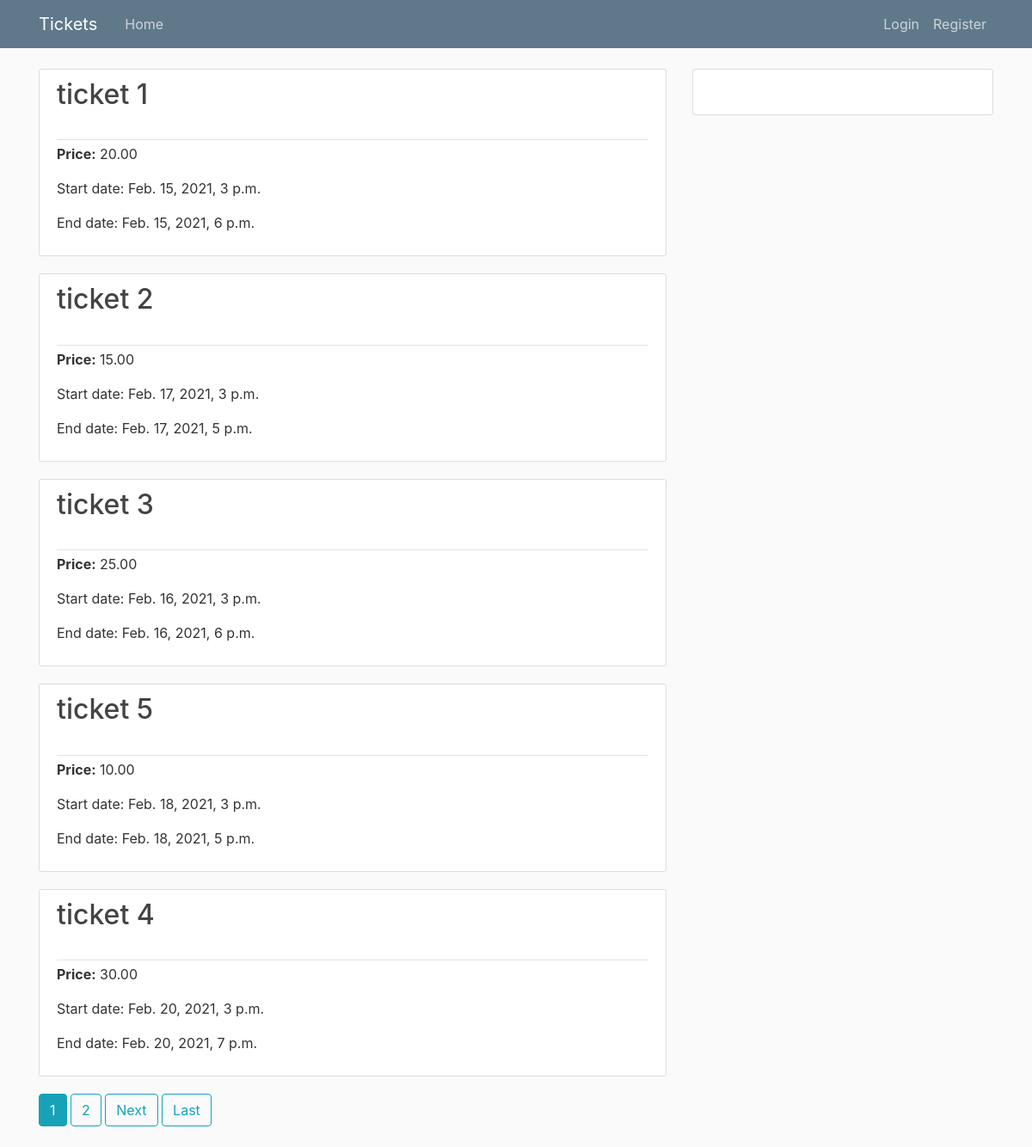
The page / on the database its author committed.
### tickets_app/models.py (models this page shows, shortened)
class Ticket(models.Model):
    name = models.CharField(max_length=100, verbose_name=_("Name"))
    price = models.DecimalField(max_digits=4, decimal_places=2, verbose_name=_('Price'))
    start_date = models.DateTimeField(verbose_name=_("Start Date"))
    end_date = models.DateTimeField(verbose_name=_("End date"))
    barcode = models.PositiveSmallIntegerField(verbose_name=_("Barcode"), unique=True)
    class Meta:
        verbose_name = _('Ticket')
        verbose_name_plural = _('tickets')

### tickets_app/views.py (the view)
# urls.py: path("", TicketsListView.as_view(), name="home"),
class TicketsListView(ListView):
    model = Ticket
    template_name = "tickets_app/home.html"
    context_object_name = "tickets"
    paginate_by = 5

### tickets_app/templates/tickets_app/home.html (shortened to what this page needs)
{% extends "tickets_app/base.html" %}
{% block content %}
  {% for ticket in tickets %}
  <article class="media content-section">
      <div class="media-body">
        <div class="article-metadata">
          <a class="mr-2" href="#"><h2>{{ ticket.name }}</h2></a>
        </div>
        <p><strong>Price:</strong> {{ ticket.price }}</p>
        <p>Start date: {{ ticket.start_date }}</p>
        <p>End date: {{ ticket.end_date }}</p>
      </div>
    </article>
  {% endfor %}
  {% if is_paginated %}
    {% for num in page_obj.paginator.page_range %}
      {% if page_obj.number == num %}
        <a class="btn btn-info mb-4" href="?page={{ num }}">{{ num }}</a>
      {% elif num > page_obj.number|add:'-3' and num < page_obj.number|add:'3' %}
        <a class="btn btn-outline-info mb-4" href="?page={{ num }}">{{ num }}</a>
      {% endif %}
    {% endfor %}
    {% if page_obj.has_next %}
      <a class="btn btn-outline-info mb-4" href="?page={{ page_obj.next_page_number }}">Next</a>
      <a class="btn btn-outline-info mb-4" href="?page={{ page_obj.paginator.num_pages }}">Last</a>
    {% endif %}
  {% endif %}
{% endblock content%}

### tickets_app/static/tickets_app/main.css (style rules this page uses)
body { background: #fafafa; color: #333333; margin-top: 5rem; }
h1, h2, h3, h4, h5, h6 { color: #444444; }
.content-section { background: #ffffff; padding: 10px 20px; border: 1px solid #dddddd; border-radius: 3px; margin-bottom: 20px; }
.article-metadata { padding-bottom: 1px; margin-bottom: 4px; border-bottom: 1px solid #e3e3e3 }

### rows shown on the page
Ticket: name "ticket 1", price "20.00", start_date "Feb. 15, 2021, 3 p.m.", end_date "Feb. 15, 2021, 6 p.m."
Ticket: name "ticket 2", price "15.00", start_date "Feb. 17, 2021, 3 p.m.", end_date "Feb. 17, 2021, 5 p.m."
Ticket: name "ticket 3", price "25.00", start_date "Feb. 16, 2021, 3 p.m.", end_date "Feb. 16, 2021, 6 p.m."
Ticket: name "ticket 5", price "10.00", start_date "Feb. 18, 2021, 3 p.m.", end_date "Feb. 18, 2021, 5 p.m."
Ticket: name "ticket 4", price "30.00", start_date "Feb. 20, 2021, 3 p.m.", end_date "Feb. 20, 2021, 7 p.m."

### other values the page prints
{{ num }} "1"
{{ num }} "2"
